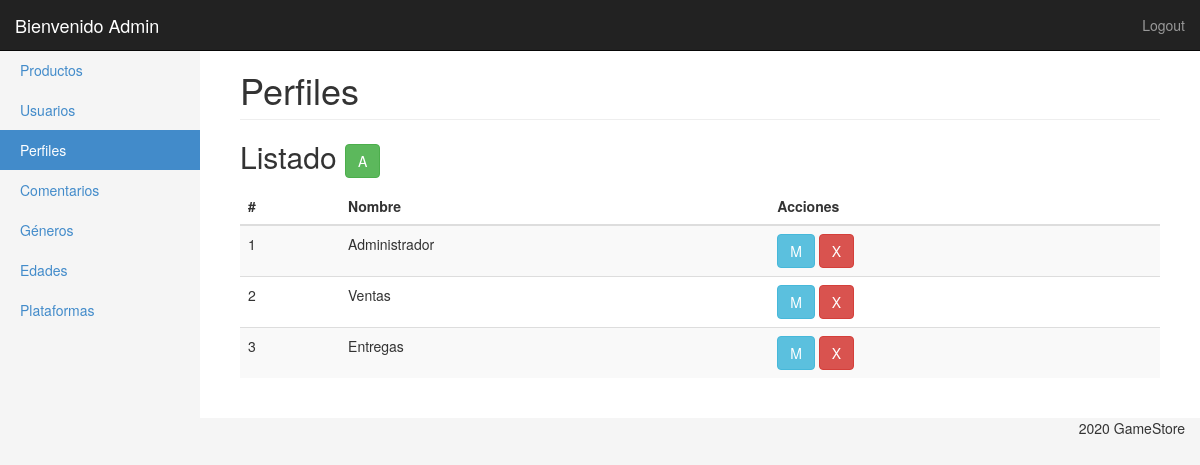
The app's page /ProduccionWeb_TP1/panel/perfiles.php (signed in), older data.
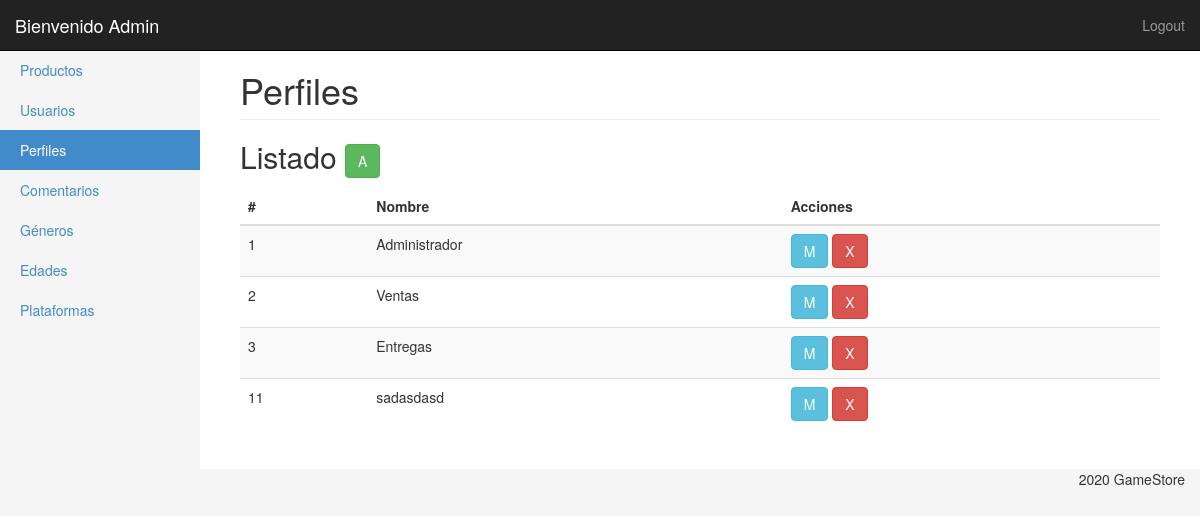
The same page, newer data.
### tables this page shows
CREATE TABLE `perfil` (
  `id` int(11) NOT NULL,
  `nombre` varchar(100) NOT NULL,
  `enabled` tinyint(1) NOT NULL DEFAULT 1
);

### ProduccionWeb_TP1/panel/clases/perfil.php (called while the page is built, shortened)
<?php
Class Perfil{
	private $con;
	public function __construct($con){
		$this->con = $con;
	}
	public function getList(){
		$query = "SELECT id, nombre
					FROM perfil
					WHERE enabled = '1' ";
        return $this->con->query($query);
	}
}

### ProduccionWeb_TP1/panel/perfiles.php (the view, shortened to what this page needs)
<?php
require('inc/header.php');
?>
<div class="container-fluid">
	  <?php $perfilMenu = 'Perfiles';
	 $perfiles = new Perfil($con);
	include('inc/side_bar.php');
        ?>
        <div class="col-sm-9 col-md-10 main">
		  <h1 class="page-header">
            Perfiles
          </h1>
          <h2 class="sub-header">Listado <a href="perfiles_ae.php"><button type="button" class="btn btn-success" title="Agregar">A</button></a></h2>
          <div class="table-responsive">
            <table class="table table-striped">
              <thead>
                <tr>
                  <th>#</th>
                  <th>Nombre</th>
				  <th>Acciones</th>
                </tr>
              </thead>
			  <tbody>
				<?php
					foreach($perfiles->getList() as $perfil){?>
						<tr>
						  <td><?php echo $perfil['id'];?></td>
						  <td><?php echo $perfil['nombre'];?></td>
						  <td>
						      <a href="perfiles_ae.php?edit=<?php echo $perfil['id']?>"><button type="button" class="btn btn-info" title="Modificar">M</button></a>
							  <a href="perfiles.php?del=<?php echo $perfil['id']?>"><button type="button" class="btn btn-danger" title="Borrar">X</button></a>
					      </td>
						</tr>
				    <?php }?>
              </tbody>
            </table>
          </div>
      </div>
	</div>
</div>
<?php include('inc/footer.php');?>

### ProduccionWeb_TP1/panel/inc/header.php (shortened to what this page needs)
<!DOCTYPE html>
<?php session_start();
include('clases/usuarios.php');
include('clases/perfil.php');
?>
<html lang="es">
<head>
  <link href="css/bootstrap.min.css" rel="stylesheet">
  <link href="css/styles.css" rel="stylesheet">
</head>
<body>
  <nav class="navbar navbar-inverse navbar-fixed-top" role="navigation">
    <div class="container-fluid">
      <div class="navbar-header">
        <a class="navbar-brand" href="index.php">Bienvenido <?php echo $_SESSION['usuario']['nombre']  ?></a>
      </div>
      <div class="navbar-collapse collapse">
        <ul class="nav navbar-nav navbar-right">
          <li><a href="?logout">Logout</a></li>
        </ul>
      </div>
    </div>
  </nav>

Row changes from the older to the newer data that the page shows:
added perfil: id "11", nombre "sadasdasd"
